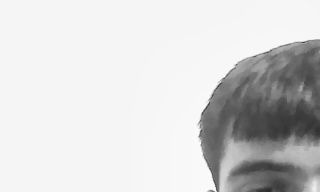
#> input picture data/authorized_people/images/authorized_officer_(primary)_1790642972.jpg, 320 x 192 px
$ python -i quality.py   (imports and definitions only)   (older library calls are emulated)
#> lines starting #> are read from the running program, lines starting #| are printed output that depends on the picture
#> further down, picture is the input picture: shape (192, 320, 3); min 43, max 255, mean 212.8
"""
IBVAP Dataset Frame Quality Assessment Engine.
Evaluates frame resolution, blur (sharpness), brightness, contrast,
corrupted byte structures, duplicate similarity, and lighting conditions.
"""
from __future__ import annotations

import os
import hashlib
from enum import Enum
from dataclasses import dataclass, asdict
from typing import Optional, Dict, Any, List, Tuple
import cv2
import numpy as np
import structlog

# [1 line that did not run here, left out]


class QualityStatus(str, Enum):
    GOOD = "GOOD"
    LOW_QUALITY = "LOW_QUALITY"
    DUPLICATE = "DUPLICATE"
    REJECTED = "REJECTED"


class LightingCondition(str, Enum):
    DAY = "DAY"
    NIGHT = "NIGHT"
    LOW_LIGHT = "LOW_LIGHT"
    IR = "IR"


@dataclass
class QualityThresholds:
    min_width: int = 640
    min_height: int = 360
    min_blur_score: float = 30.0         # Laplacian variance
    min_brightness: float = 25.0         # Under-exposure threshold
    max_brightness: float = 235.0        # Over-exposure threshold
    min_contrast: float = 18.0           # Minimum standard deviation of pixels
    duplicate_sim_threshold: float = 0.95 # Normalized similarity threshold


@dataclass
class FrameQualityAssessment:
    status: QualityStatus
    lighting: LightingCondition
    width: int
    height: int
    blur_score: float
    brightness: float
    contrast: float
    is_duplicate: bool
    is_corrupt: bool
    rejection_reasons: List[str]

    def to_dict(self) -> Dict[str, Any]:
        d = asdict(self)
        d["status"] = self.status.value
        d["lighting"] = self.lighting.value
        return d


class QualityFilter:
    """
    Evaluates individual frames and rolling sequence windows for dataset curation.
    """

    def __init__(self, thresholds: Optional[QualityThresholds] = None):
        self.thresholds = thresholds or QualityThresholds()
        self._recent_hashes: List[str] = []
        self._recent_gray_small: List[np.ndarray] = []
        self._max_history = 50

    def reset_history(self) -> None:
        self._recent_hashes.clear()
        self._recent_gray_small.clear()

    def assess_frame(
        self,
        frame: Optional[np.ndarray],
        force_lighting: Optional[LightingCondition] = None,
    ) -> FrameQualityAssessment:
        reasons: List[str] = []

        # 1. Corrupt frame check
        if frame is None or not isinstance(frame, np.ndarray) or frame.size == 0:
            return FrameQualityAssessment(
                status=QualityStatus.REJECTED,
                lighting=force_lighting or LightingCondition.DAY,
                width=0,
                height=0,
                blur_score=0.0,
                brightness=0.0,
                contrast=0.0,
                is_duplicate=False,
                is_corrupt=True,
                rejection_reasons=["Corrupt, empty or unreadable image frame."],
            )

        h, w = frame.shape[:2]
#> h = 192; w = 320

        # 2. Resolution check
        if w < self.thresholds.min_width or h < self.thresholds.min_height:
            reasons.append(
                f"Resolution {w}x{h} below minimum threshold {self.thresholds.min_width}x{self.thresholds.min_height}."
            )

        # 3. Convert to grayscale for metrics
        if len(frame.shape) == 3 and frame.shape[2] == 3:
            gray = cv2.cvtColor(frame, cv2.COLOR_BGR2GRAY)
            # Check for Infrared (IR): All 3 BGR channels nearly identical and low color saturation
            diff_rg = np.abs(frame[:, :, 2].astype(int) - frame[:, :, 1].astype(int))
#> diff_rg: shape (192, 320) int64; every value is 0
            diff_gb = np.abs(frame[:, :, 1].astype(int) - frame[:, :, 0].astype(int))
            mean_diff = float(np.mean(diff_rg) + np.mean(diff_gb))
#> mean_diff = 0
            is_grayscale_look = (mean_diff < 3.0)
#> is_grayscale_look = True
        else:
            gray = frame
            is_grayscale_look = True

        # 4. Brightness & Contrast
        brightness = float(np.mean(gray))
#> brightness = 212.8
        contrast = float(np.std(gray))
#> contrast = 59.45

        # 5. Sharpness (Laplacian variance)
        blur_score = float(cv2.Laplacian(gray, cv2.CV_64F).var())
#> blur_score = 128.2

        # Determine Lighting Condition
        if force_lighting:
            lighting = force_lighting
        elif is_grayscale_look and brightness < 120.0:
            lighting = LightingCondition.IR
        elif brightness < 35.0:
            lighting = LightingCondition.NIGHT
        elif brightness < 70.0:
            lighting = LightingCondition.LOW_LIGHT
        else:
            lighting = LightingCondition.DAY

        # 6. Quality Checks
        is_low_quality = False
        if blur_score < self.thresholds.min_blur_score:
            is_low_quality = True
            reasons.append(f"Blur score {blur_score:.1f} below threshold {self.thresholds.min_blur_score:.1f}.")

        if brightness < self.thresholds.min_brightness:
            is_low_quality = True
            reasons.append(f"Under-exposed: brightness {brightness:.1f} below {self.thresholds.min_brightness:.1f}.")
        elif brightness > self.thresholds.max_brightness:
            is_low_quality = True
            reasons.append(f"Over-exposed: brightness {brightness:.1f} above {self.thresholds.max_brightness:.1f}.")

        if contrast < self.thresholds.min_contrast:
            is_low_quality = True
            reasons.append(f"Low contrast: {contrast:.1f} below {self.thresholds.min_contrast:.1f}.")

        # 7. Duplicate / Similarity check against recent window
        is_duplicate = False
        small_gray = cv2.resize(gray, (32, 32))
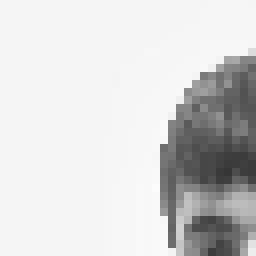
#> small_gray: shape (32, 32) (shown 8 times larger); min 54, max 252, mean 212.8
        for prev_small in self._recent_gray_small:
            # Normalized correlation coefficient
            res = cv2.matchTemplate(small_gray, prev_small, cv2.TM_CCOEFF_NORMED)
            sim = float(res[0][0])
            if sim >= self.thresholds.duplicate_sim_threshold:
                is_duplicate = True
                reasons.append(f"Near-duplicate frame detected (similarity {sim:.3f} >= {self.thresholds.duplicate_sim_threshold}).")
                break
#> after the loop, reasons = 1 item

        # Update rolling buffer
        self._recent_gray_small.append(small_gray)
        if len(self._recent_gray_small) > self._max_history:
            self._recent_gray_small.pop(0)

        # 8. Determine final Status
        if w < self.thresholds.min_width or h < self.thresholds.min_height:
            status = QualityStatus.REJECTED
        elif is_duplicate:
            status = QualityStatus.DUPLICATE
        elif is_low_quality:
            status = QualityStatus.LOW_QUALITY
        else:
            status = QualityStatus.GOOD

        return FrameQualityAssessment(
            status=status,
            lighting=lighting,
            width=w,
            height=h,
            blur_score=round(blur_score, 2),
            brightness=round(brightness, 2),
            contrast=round(contrast, 2),
            is_duplicate=is_duplicate,
            is_corrupt=False,
            rejection_reasons=reasons,
        )

>>> import cv2
>>> picture = cv2.imread('../../data/authorized_people/images/authorized_officer_(primary)_1790642972.jpg')
>>> result = QualityFilter().assess_frame(picture)

$ run again, on data/authorized_people/images/authorized_officer_(primary)_1790654774.jpg
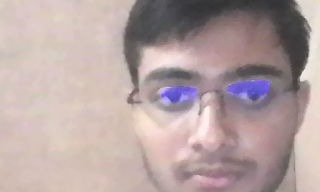
#> input picture data/authorized_people/images/authorized_officer_(primary)_1790654774.jpg, 320 x 192 px
#> picture is the input picture: shape (192, 320, 3); mean B, G, R 161.7, 162.6, 180.6
#> in assess_frame, `diff_gb = np.abs(frame[:, :, 1].astype(int) - frame[:, :, 0].astype(in..`:
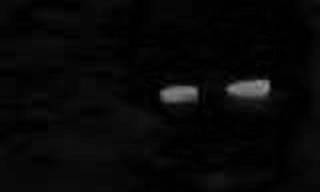
#> diff_gb: shape (192, 320) int64; min 0, max 143, mean 7.6
#> mean_diff = 25.62
#> is_grayscale_look = False
#> brightness = 167.8
#> contrast = 46.14
#> blur_score = 39.42
#> in assess_frame, `small_gray = cv2.resize(gray, (32, 32))`:
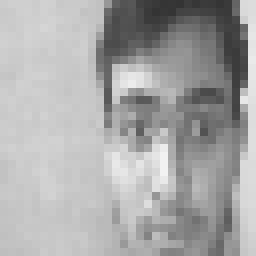
#> small_gray: shape (32, 32) (shown 8 times larger); min 52, max 242, mean 167.8
#> after the loop in assess_frame, `for prev_small in self._recent_gray_small:`: reasons = 1 item

$ run again, on data/authorized_people/images/authorized_officer_(primary)_1790677698.jpg
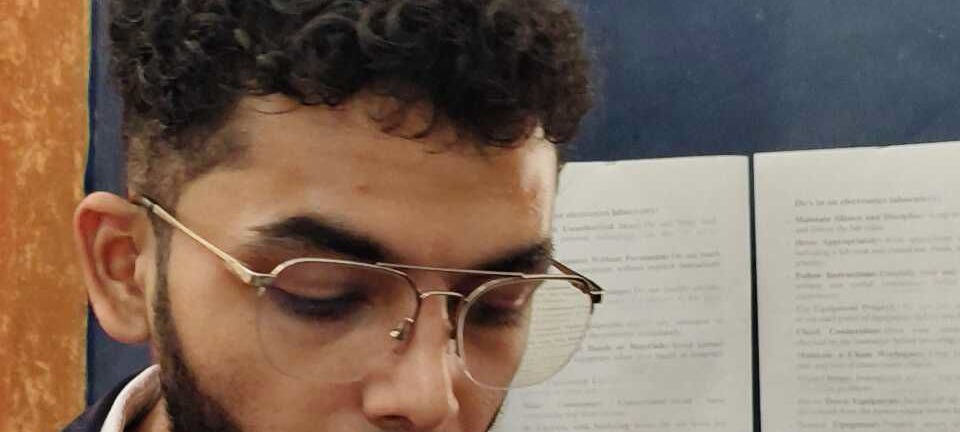
#> input picture data/authorized_people/images/authorized_officer_(primary)_1790677698.jpg, 960 x 432 px
#> picture is the input picture: shape (432, 960, 3); mean B, G, R 95.8, 109.7, 128.5
#> in assess_frame, `diff_gb = np.abs(frame[:, :, 1].astype(int) - frame[:, :, 0].astype(in..`:
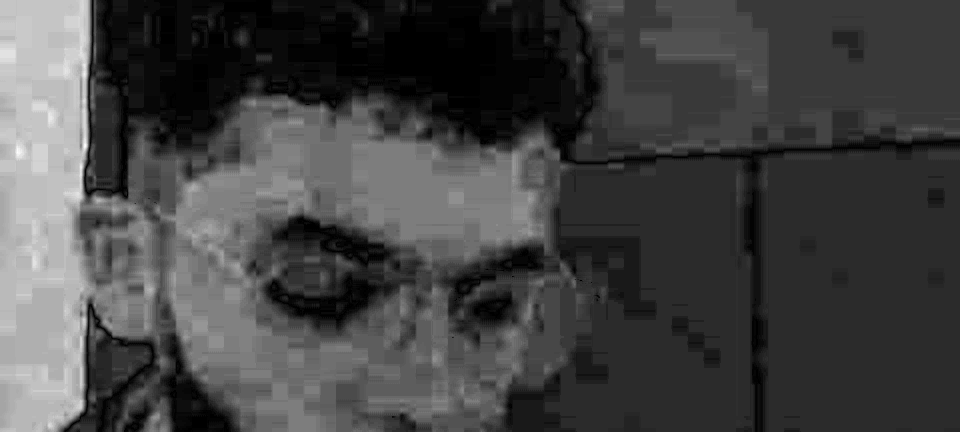
#> diff_gb: shape (432, 960) int64; min 0, max 71, mean 19; drawn with min black and max white
#> mean_diff = 41.64
#> is_grayscale_look = False
#> brightness = 113.7
#> contrast = 58.12
#> blur_score = 99.19
#> in assess_frame, `small_gray = cv2.resize(gray, (32, 32))`:
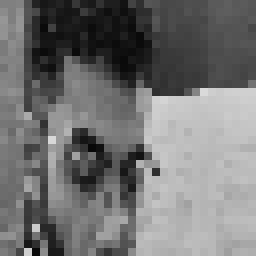
#> small_gray: shape (32, 32) (shown 8 times larger); min 8, max 218, mean 114.2
#> after the loop in assess_frame, `for prev_small in self._recent_gray_small:`: reasons = []
